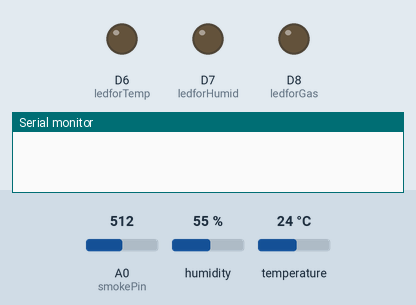
Recording of a sketch running on a simulated ESP8266 (NodeMCU). Parts: output pins drawn as LEDs (lit = HIGH), the last lines printed to the serial monitor. The inputs (shaded band) are chosen by the test bench; at power-on: A0 (smokePin) = 512, humidity 55 %, temperature 24 °C. WiFi joins after 1.5 s; servers stay silent unless stated.

Above: at 0.1 s.
At 10.1 s:
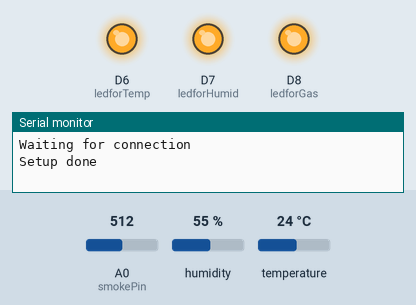
Timing chart, 0 to 16.5 s (numbered marks = the images above):
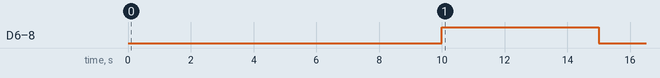

The sketch:

Humiture.ino
```cpp
#include <DHTesp.h>
#include <ESP8266WiFi.h>
#include <ESP8266HTTPClient.h>
#include <ArduinoJson.h>

DHTesp dht;
const int dhtPin = D5;
const int smokePin = A0;

const int ledforTemp = D6;
const int ledforHumid = D7;
const int ledforGas = D8;

char ssid[] = "NUGuest";
char wifi_password[] = "1234512345";

//char ssid[] = "NEW_POINT";
//char wifi_password[] = "wxgg-hd7b-hhd0";

//char ssid[] = "qq";
//char wifi_password[] = "qwertyuio";

//HERE
//const char* host = "10.3.18.142";
const char* host = "68.183.214.100";
const int httpPort = 8080;

int statTemp = -1;
int constTemp = 0;

int statHumid = -1;
int constHumid = 0;

void setup() {
  Serial.begin(115200);

  pinMode(ledforTemp, OUTPUT);
  pinMode(ledforHumid, OUTPUT);
  pinMode(ledforGas, OUTPUT);

  pinMode(dhtPin, INPUT);
  pinMode(smokePin, INPUT);

  WiFi.begin(ssid, wifi_password);
  while (WiFi.status() != WL_CONNECTED) {
    delay(5000);
    Serial.println("Waiting for connection");
  }

  delay(5000);
  Serial.println("Setup done");
  dht.setup(dhtPin, DHTesp::AUTO_DETECT);

  digitalWrite(ledforTemp, HIGH);
  digitalWrite(ledforHumid, HIGH);
  digitalWrite(ledforGas, HIGH);
  delay(5000);

  digitalWrite(ledforTemp, LOW);
  digitalWrite(ledforHumid, LOW);
  digitalWrite(ledforGas, LOW);
  delay(5000);
}

void loop() {

  float temperature = dht.getTemperature();
  statTemp = askTempCmd();
  if( statTemp == 0 && constTemp == 1){
    constTemp = 0;
    digitalWrite(ledforTemp, LOW);
    Serial.println("TEMP OFF");
  }
  else if(statTemp == 1 && constTemp ==0)
  {
    constTemp = 1;
    digitalWrite(ledforTemp, HIGH);
    Serial.println("TEMP ON");
  }
  if (isnan(temperature)) {
    Serial.println("Failed to read Temperature!");
    return;
  }
  Serial.print("Temp: ");
  Serial.println(temperature);

  float humidity = dht.getHumidity();
  statHumid = askHumidCmd();
  if( statHumid == 0 && constHumid == 1){
    constHumid = 0;
    digitalWrite(ledforHumid, LOW);
    Serial.println("HUMID OFF");
  }
  else if(statHumid == 1 && constHumid ==0)
  {
    constHumid = 1;
    digitalWrite(ledforHumid, HIGH);
    Serial.println("HUMID ON");
  }
  if (isnan(humidity)) {
    Serial.println("Failed to read Humidity!");
    return;
  }
  Serial.print("Humidity: ");
  Serial.println(humidity);

  float smokedetection = analogRead(smokePin)/10;
  if(smokedetection > 900) {
    digitalWrite(ledforGas, HIGH);
  } else {
    digitalWrite(ledforGas, LOW);
  }
  if (isnan(smokedetection)) {
    Serial.println("Failed to read from MQ-2 sensor!");
    return;
  }
  Serial.print("Smoke sensor: ");
  Serial.println(smokedetection);

  delay(5000);

  if(WiFi.status()== WL_CONNECTED) {
      String dataTemp = dataFormat("Temp", temperature);
      sendFormat(dataTemp);
      delay(3000);

      String dataHumid = dataFormat("Humid", humidity);
      sendFormat(dataHumid);
      delay(3000);

      String dataGas = dataFormat("Gas", smokedetection);
      sendFormat(dataGas);
      delay(3000);
   } else {
      Serial.println("Error in WiFi connection");
   }

   delay(15000);

   Serial.println();
   Serial.println("Data from the new iteration:");
}

String dataFormat(String sensorType, float sensorData) {
  String data = "{";
  data = String(data+"\"owner\":");
  data = String(data+"1");

  data = String(data+",\"sensortype\":");
  data = String(data+"\"");
  data = String(data+sensorType);
  data = String(data+"\"");

  data = String(data+",\"data\":");
  data = String(data+sensorData);

  data = String(data+",\"attached_status\":");
  if(sensorType == "Temp")
  {
    data = String(data+constTemp);
  }
  else if(sensorType == "Humid")
  {
    data = String(data+constHumid);
  }
  else if(sensorType == "Gas")
  {
    data = String(data+"-1");
  }

  data = String(data+",\"date\":");
  data = String(data+"\"\"");
  data = String(data+"}");

  return data;
}

void sendFormat(String data) {
  WiFiClient ourClient;
  if (!ourClient.connect(host, 8080)) {
    Serial.println("Connection failed!");
    return;
  }

//HERE
  ourClient.println("POST /data/ HTTP/1.1");
  ourClient.println("Host: 68.183.214.100");

  ourClient.println("Accept: */*");
  ourClient.println("Content-Type: application/json");

  ourClient.print("Content-Length: ");
  ourClient.println(data.length());
  ourClient.println();
  ourClient.print(data);
}

int askTempCmd(){
   if (WiFi.status() == WL_CONNECTED) {

    HTTPClient http;

//HERE
    http.begin("http://68.183.214.100:8080/commands/1/temp/");
    int httpCode = http.GET();

    if (httpCode > 0) {

      String payload = http.getString();
      Serial.println(payload);

      StaticJsonBuffer<200> jsonBuffer;
      JsonObject& root = jsonBuffer.parseObject(payload);

//Change
      delay(2000);

      if (!root.success()) {
//Pochemu
          //Serial.println("parseObject() Temp failed");
          return -1;
      }

      Serial.print("Status: ");
      long stat = root["status"];

      HTTPClient http;

//HERE
      http.begin("http://68.183.214.100:8080/commands/1/temp/accepted");
      int httpCode = http.GET();
      Serial.print("Status:");
      Serial.println(stat);
      return stat;
    }

    http.end();
  }
  return -1;
}

int askHumidCmd(){
  if (WiFi.status() == WL_CONNECTED) {
    HTTPClient http;

//HERE
    http.begin("http://68.183.214.100:8080/commands/1/humid/");
    int httpCode = http.GET();

    if (httpCode > 0) {

      String payload = http.getString();
      Serial.println(payload);

      StaticJsonBuffer<200> jsonBuffer;
      JsonObject& root = jsonBuffer.parseObject(payload);

//Change
      delay(2000);

      if (!root.success()) {
//Pochemu
          //Serial.println("parseObject() Humid failed");
          return -1;
      }
      Serial.print("HUMIStatus: ");
      long stat = root["status"];
      Serial.println(stat);
      HTTPClient http;

//HERE
      http.begin("http://68.183.214.100:8080/commands/1/humid/accepted");
      int httpCode = http.GET();
      return stat;
    }

    http.end();
  }
  return -1;
}
```
